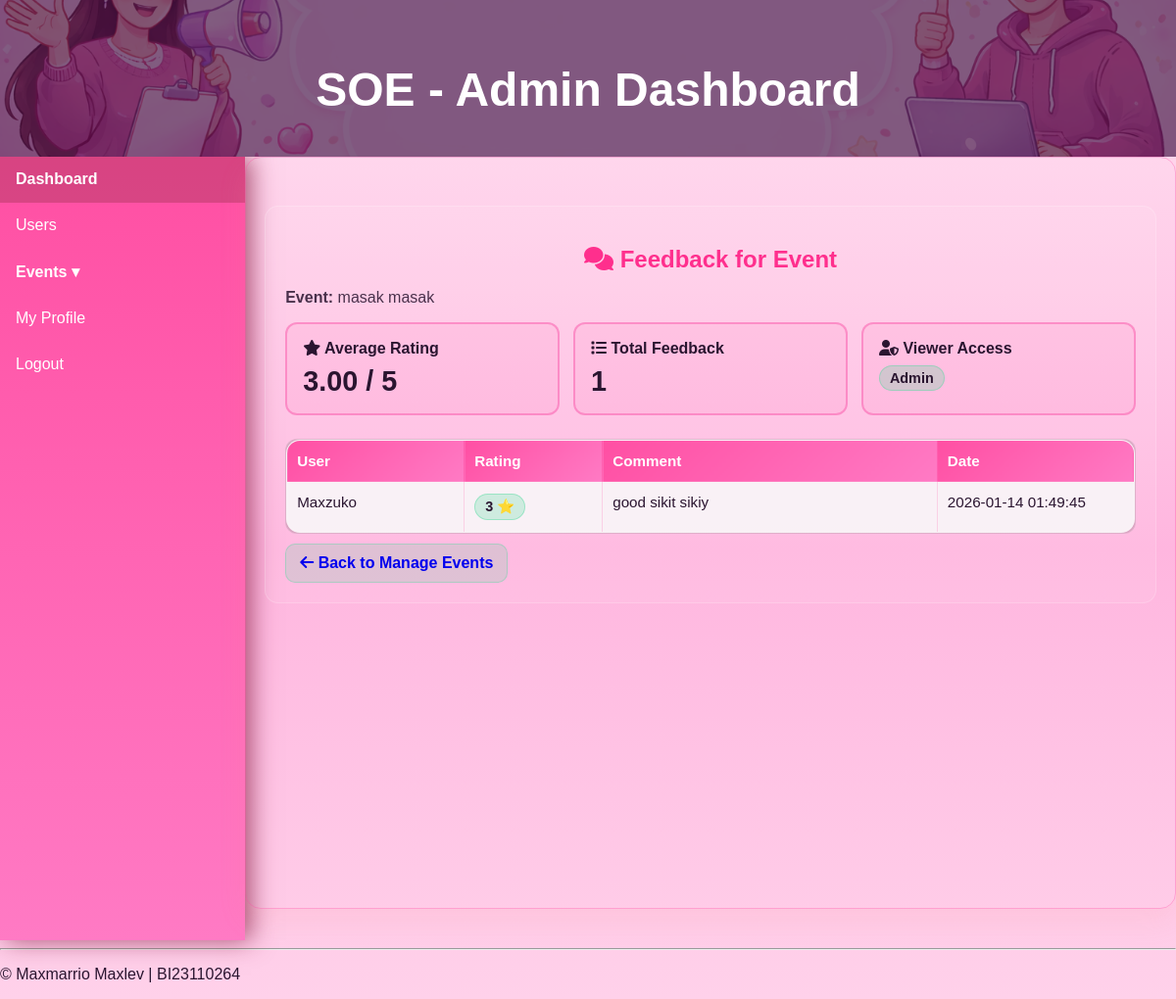
The app's page /admin/events/view_feedback.php?event_id=30 (signed in) with its own data.
### tables this page shows
CREATE TABLE `events` (
  `event_id` int(11) NOT NULL,
  `event_name` varchar(255) NOT NULL,
  `description` text DEFAULT NULL,
  `category_id` int(10) UNSIGNED DEFAULT NULL,
  `venue` varchar(255) DEFAULT NULL,
  `event_date` date DEFAULT NULL,
  `event_time` time DEFAULT NULL,
  `registration_close_date` date DEFAULT NULL,
  `contact_person` varchar(100) DEFAULT NULL,
  `contact_number` varchar(30) DEFAULT NULL,
  `fee` decimal(10,2) NOT NULL DEFAULT 0.00,
  `mode` enum('Physical','Online','Hybrid') DEFAULT NULL,
  `remarks` text DEFAULT NULL,
  `poster_path` varchar(100) DEFAULT NULL,
  `poster2_path` varchar(255) DEFAULT NULL,
  `poster3_path` varchar(255) DEFAULT NULL,
  `poster4_path` varchar(255) DEFAULT NULL,
  `created_by` int(11) DEFAULT NULL,
  `created_at` timestamp NOT NULL DEFAULT current_timestamp(),
  `max_participants` int(11) DEFAULT 0,
  `visibility` enum('Public','University') DEFAULT 'Public',
  `admin_status` enum('Pending','Approved','Archived') DEFAULT 'Pending',
  `is_highlighted` tinyint(1) DEFAULT 0
);

CREATE TABLE `feedback` (
  `feedback_id` int(11) NOT NULL,
  `event_id` int(11) NOT NULL,
  `user_id` int(11) NOT NULL,
  `rating` int(1) NOT NULL CHECK (`rating` between 1 and 5),
  `comments` text DEFAULT NULL,
  `submitted_at` datetime DEFAULT current_timestamp()
);

CREATE TABLE `users` (
  `user_id` int(11) NOT NULL,
  `category` enum('Staff','Student','Public') NOT NULL,
  `name` varchar(255) NOT NULL,
  `email` varchar(255) NOT NULL,
  `phone` varchar(20) DEFAULT NULL,
  `organization` varchar(255) NOT NULL,
  `password` varchar(255) NOT NULL,
  `role` enum('Admin','Staff','Student','Public') DEFAULT 'Public',
  `created_at` timestamp NOT NULL DEFAULT current_timestamp(),
  `status` enum('Active','Suspended') DEFAULT 'Active'
);

### admin/events/view_feedback.php (the view, shortened to what this page needs)
<?php
require_once __DIR__ . '/../../config.php';
$user_role = $_SESSION['user_role'] ?? '';
$event_id = isset($_GET['event_id']) ? (int)$_GET['event_id'] : 0;
$stmt = $conn->prepare("SELECT event_id, event_name, created_by FROM events WHERE event_id = ?");
$stmt->bind_param("i", $event_id);
$stmt->execute();
$event = $stmt->get_result()->fetch_assoc();
$stmt = $conn->prepare("
    SELECT f.feedback_id, f.rating, f.comments AS comment, f.submitted_at AS created_at,
    u.name AS user_name
    FROM feedback f
    LEFT JOIN users u ON f.user_id = u.user_id
    WHERE f.event_id = ?
    ORDER BY f.submitted_at DESC
");
$stmt->bind_param("i", $event_id);
$stmt->execute();
$feedback_result = $stmt->get_result();
$stmt2 = $conn->prepare("
    SELECT COUNT(*) AS total_feedback,
           AVG(rating) AS avg_rating
    FROM feedback
    WHERE event_id = ?
");
$stmt2->bind_param("i", $event_id);
$stmt2->execute();
$stats = $stmt2->get_result()->fetch_assoc();
$total_feedback = (int)($stats['total_feedback'] ?? 0);
$avg_rating = $stats['avg_rating'] !== null ? number_format((float)$stats['avg_rating'], 2) : "0.00";
?>
<!DOCTYPE html>
<html lang="en">
<head>
    <link rel="stylesheet" href="<?= BASE_PATH_CSS ?>admin.css">
    <link rel="stylesheet" href="https://cdnjs.cloudflare.com/ajax/libs/font-awesome/6.5.0/css/all.min.css">
</head>
<body>
<?php include(ROOT_PATH_ADMIN . 'include/header.php'); ?>
<div class="admin-container">
    <?php include(ROOT_PATH_ADMIN . 'include/sidebar.php'); ?>
    <main class="main-content" id="main-content">
        <div class="page-box">
            <h2 style="margin-bottom:6px;">
                <i class="fas fa-comments"></i> Feedback for Event
            </h2>
            <p class="muted" style="margin-bottom:12px;">
                <b>Event:</b> <?= htmlspecialchars($event['event_name']) ?>
            </p>
            <div class="stats-grid">
                <div class="stat-card">
                    <div style="font-weight:800;"><i class="fas fa-star"></i> Average Rating</div>
                    <div style="font-size:1.8rem; font-weight:900; margin-top:8px;">
                        <?= htmlspecialchars($avg_rating) ?> / 5
                    </div>
                </div>
                <div class="stat-card">
                    <div style="font-weight:800;"><i class="fas fa-list"></i> Total Feedback</div>
                    <div style="font-size:1.8rem; font-weight:900; margin-top:8px;">
                        <?= $total_feedback ?>
                    </div>
                </div>
                <div class="stat-card">
                    <div style="font-weight:800;"><i class="fas fa-user-shield"></i> Viewer Access</div>
                    <div style="margin-top:8px;">
                        <?php if ($user_role === 'Admin'): ?>
                            <span class="badge">Admin</span>
                        <?php else: ?>
                            <span class="badge">Event Creator</span>
                        <?php endif; ?>
                    </div>
                </div>
            </div>
            <div class="table-wrap">
                <table>
                    <thead>
                        <tr>
                            <th style="width:160px;">User</th>
                            <th style="width:120px;">Rating</th>
                            <th>Comment</th>
                            <th style="width:180px;">Date</th>
                        </tr>
                    </thead>
                    <tbody>
                        <?php if ($feedback_result && $feedback_result->num_rows > 0): ?>
                            <?php while($row = $feedback_result->fetch_assoc()): ?>
                                <tr>
                                    <td><?= htmlspecialchars($row['user_name'] ?? 'Unknown') ?></td>
                                    <td><span class="badge"><?= htmlspecialchars($row['rating']) ?> ⭐</span></td>
                                    <td><?= nl2br(htmlspecialchars($row['comment'] ?? '')) ?></td>
                                    <td><?= htmlspecialchars($row['created_at'] ?? '') ?></td>
                                </tr>
                            <?php endwhile; ?>
                        <?php endif; ?>
                    </tbody>
                </table>
            </div>
            <a class="btn-back" href="manage.php">
                <i class="fas fa-arrow-left"></i> Back to Manage Events
            </a>
        </div>
    </main>
</div>
<?php include(ROOT_PATH_ADMIN . "include/footer.php"); ?>
</body>
</html>

### assets/css/admin.css (style rules this page uses)
body { margin: 0; font-family: Arial, sans-serif; background: linear-gradient(180deg, #ffe3f2 0%, #ffb6df 55%, #ffd1ea 100%); color: #2a1530; }
.admin-container { display: flex; min-height: 100vh; }
.main-content { margin-top: 0; flex: 1; padding: 1.2rem; background: transparent; }
.main-content h2 { color: #ff2f8d; }
main { max-width: 90%; margin: 2rem auto; background: rgba(255,255,255,0.85); padding: 1.2rem; border-radius: 16px; border: 1px solid rgba(255, 79, 163, 0.35); box-shadow: 0 12px 28px rgba(247, 149, 149, 0.136); }
h2 { text-align: center; margin-bottom: 1.5rem; color: #ff2f8d; }
table { width: 100%; border-collapse: collapse; font-size: 0.95rem; background: rgba(255,255,255,0.85); border: 1px solid rgba(255, 79, 163, 0.25); border-radius: 14px; overflow: hidden; }
th, td { border: 1px solid rgba(255, 79, 163, 0.20); padding: 0.75rem; text-align: left; color: #2a1530; }
th { background: linear-gradient(135deg, #ff4fa3 0%, #ff7ac4 100%); color: #ffffff; }

### admin/events/view_feedback.php (style rules this page uses)
.page-box { max-width: 1000px; margin: 30px auto; background: rgba(255,255,255,0.08); border: 1px solid rgba(255,255,255,0.18); border-radius: 14px; padding: 20px; }
.stats-grid { display:grid; grid-template-columns: repeat(auto-fit, minmax(220px, 1fr)); gap: 14px; margin: 16px 0 24px 0; }
.stat-card { padding: 16px; border-radius: 12px; background: rgba(255,105,180,0.10); border: 2px solid rgba(249,78,164,0.45); }
.table-wrap { overflow-x:auto; border-radius: 12px; background: rgba(0,0,0,0.15); border: 1px solid rgba(255,255,255,0.15); }
table { width:100%; border-collapse:collapse; }
th, td { padding: 12px 10px; border-bottom: 1px solid rgba(255,255,255,0.12); vertical-align: top; }
th { text-align:left; font-weight: 800; }
.badge { display:inline-block; padding: 4px 10px; border-radius: 999px; font-weight:700; font-size: 0.9rem; background: rgba(79, 217, 157, 0.25); border: 1px solid rgba(79, 217, 157, 0.4); }
.btn-back { display:inline-block; text-decoration:none; padding: 10px 14px; border-radius: 10px; background: rgba(79,217,157,0.18); border: 1px solid rgba(79,217,157,0.35); font-weight: 800; margin-top: 10px; }
.muted { opacity: 0.85; }

### records on screen
events: event_name "masak masak"
feedback: user.name "Maxzuko", rating "3", comments "good sikit sikiy", submitted_at "2026-01-14 01:49:45"

### other values on screen
$avg_rating "3.00"
$total_feedback "1"
